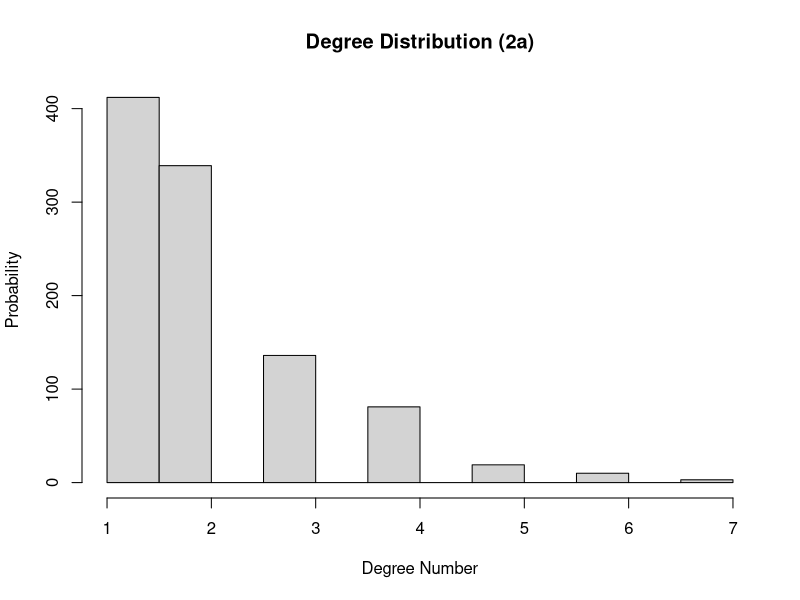
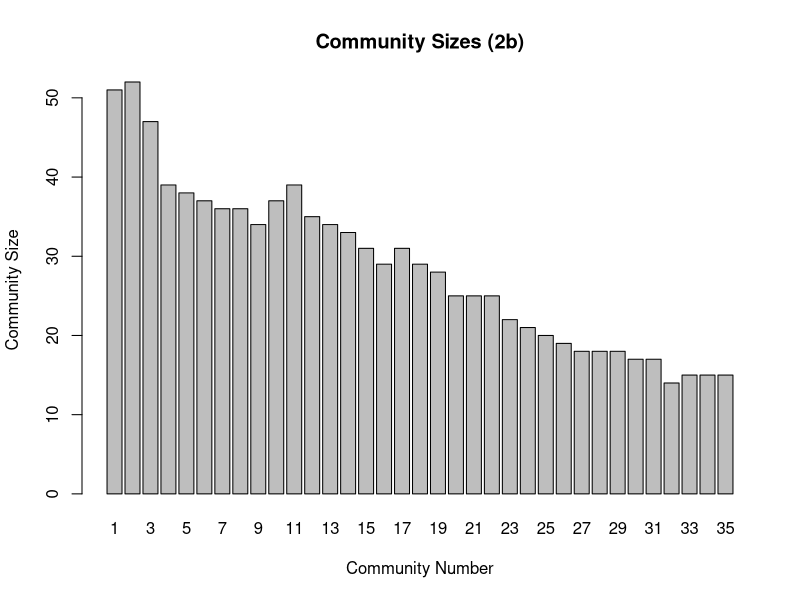
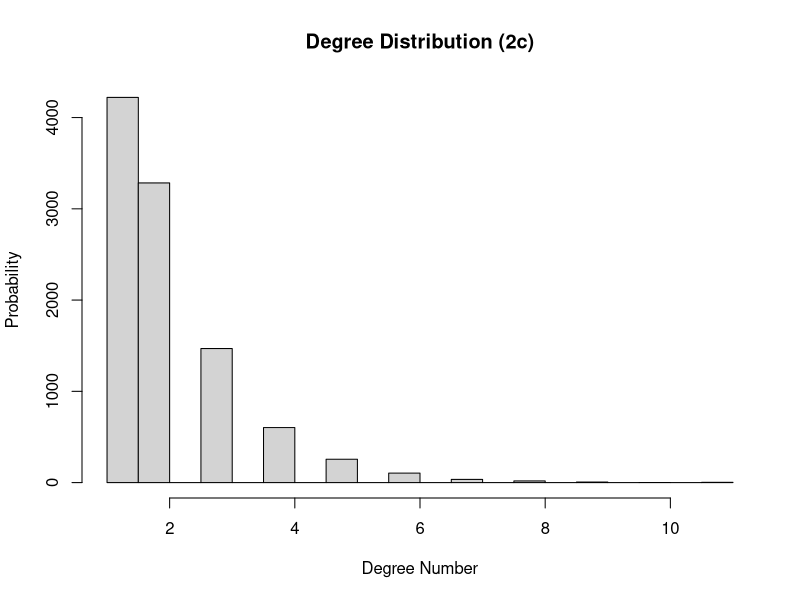

The R script that drew these images, in order: (Note: this script raises an error after producing the figures.)
##Download and install the package 
#install.packages("igraph")

##Load package
library(igraph)

nodesNum = 1000

#2 
#Create a network with a fat-tailed degree distribution
#2-a

degreePro = -3

g_2a = barabasi.game(nodesNum, degreePro, directed = FALSE)
deg_dist_2a <- degree(g_2a)
hist(deg_dist_2a, main="Degree Distribution (2a)", xlab="Degree Number", ylab="Probability")
dia_2a <- diameter(g_2a, unconnected = TRUE)

#2-b
is.connected(g_2a)
cl_2a <- clusters(g_2a)
gccIndex_2a <- which.max(cl_2a$size)
nonGccNodes_2b <- (1:vcount(g_2a))[cl_2a$membership != gccIndex_2a]
gcc_2b <- delete.vertices(g_2a, nonGccNodes_2b)

#community structure
community_str_2b <- fastgreedy.community(gcc_2b, merges=TRUE, modularity=TRUE,membership=TRUE, weights=NULL)
modularity(community_str_2b)
sizes(community_str_2b)
barplot(sizes(community_str_2b),  main="Community Sizes (2b)", xlab="Community Number", ylab="Community Size")

#2-c

nodesNum2 = 10000

g_2c = barabasi.game(nodesNum2, degreePro, directed = FALSE)
deg_dist_2c <- degree(g_2c)
hist(deg_dist_2c, main="Degree Distribution (2c)", xlab="Degree Number", ylab="Probability")
dia_2c <- diameter(g_2c, unconnected = TRUE)
is.connected(g_2c)

#GCC calculation

cl_2c <- clusters(g_2c)
gccIndex_2c <- which.max(cl_2c$size)
nonGccNodes_2c <- (1:vcount(g))[cl_2c$membership != gccIndex_2c]
gcc_2c <- delete.vertices(g_2c, nonGccNodes_2c)

#community structure
community_str_2c <- fastgreedy.community(gcc_2c, merges=TRUE, modularity=TRUE,membership=TRUE, weights=NULL)
modularity(community_str_2c)
sizes(community_str_2c)
barplot(sizes(community_str_2c),  main="Community Sizes (2c)", xlab="Community Number", ylab="Community Size")

#2-d
chosennodes <- 100
degree_array <- vector()
smpl <- sample(1:nodesNum2, chosennodes, replace=TRUE)
for (i in 1:chosennodes){
  vtx <- V(gcc_2c)[smpl[i]]
  dg <- degree(gcc_2c, vtx)
  neighbor_degree <- neighbors(gcc_2c, vtx)[1]
  degree_array <- c(degree_array, neighbor_degree)/chosennodes
}
y_plot = 0:(length(degree_array)-1)
plot(y_plot,degree_array,  log = "xy", main = "Neighbor degree plot", xlab = "Degree", ylab = "Probability")
  
  
  


